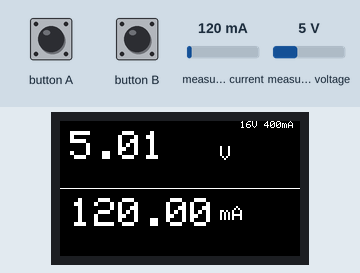
The program below on a simulated ESP32. Parts: 240×135 colour display. The test bench sets the inputs (shaded band); at power-on: measured current 120 mA, measured voltage 5 V. What the program prints to the serial monitor is not drawn.

Above: at 1.3 s.
1.4 s: button A pressed for 0.15 s
At 2.1 s:
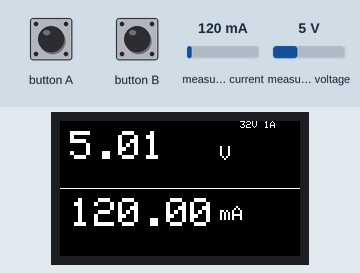
3.0 s: measured current set to 40 mA
At 4.7 s:
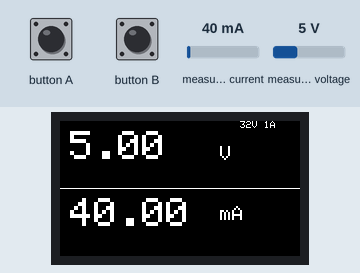
5.0 s: measured voltage set to 11.2 V
At 5.7 s:
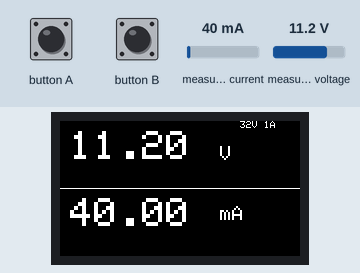
6.8 s: button A pressed for 1 s
9.3 s: measured current set to 500 mA
At 10.2 s:
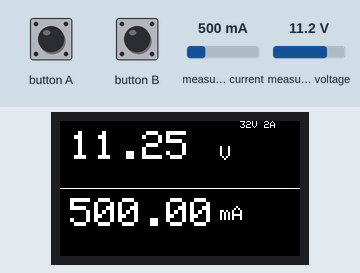
10.9 s: button A pressed for 0.15 s
At 12.0 s:
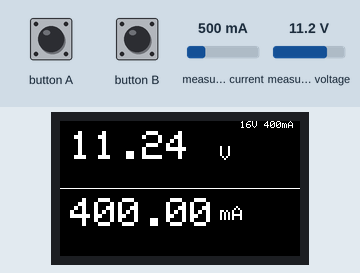
Timing chart, 0 to 13.6 s (numbered marks = the images above; inputs shaded):
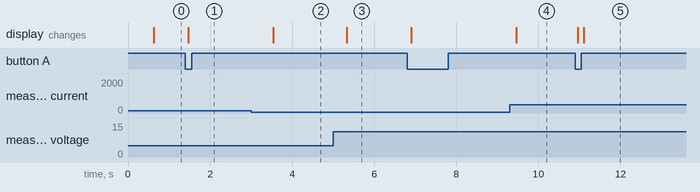

Measured:
- after the input at 1.4 s, the display: changes after 0.07 s (image 1)
- after the input at 3.0 s, the display: changes after 0.54 s (image 2)
- after the input at 5.0 s, the display: changes after 0.33 s (image 3)
- after the input at 9.3 s, the display: changes after 0.16 s (image 4)
- after the input at 10.9 s, the display: first changes after 0.06 s (image 5 shows a later state)

The program:

main.cpp
```cpp
#include <Arduino.h>
#include <Adafruit_INA219.h>
#include <M5StickCPlus.h>

Adafruit_INA219 ina219;

int currentCalibration = 0;

void displayCalibrationSetting() {
  M5.Lcd.fillRect(180, 0, 160, 10, BLACK); // Clear the area
  M5.Lcd.setCursor(180, 0);
  M5.Lcd.setTextSize(1);
  M5.Lcd.setTextColor(WHITE);
  switch (currentCalibration) {
    case 0:
      M5.Lcd.print("16V 400mA");
      break;
    case 1:
      M5.Lcd.print("32V 1A");
      break;
    case 2:
      M5.Lcd.print("32V 2A");
      break;
  }
}

void setup()
{
  // put your setup code here, to run once:

  M5.begin();

  Serial.begin(9600);

  if (!ina219.begin())
  {
    Serial.println("Failed to find INA219 chip");
    while (1)
    {
      delay(10);
    }
  }
  // Initial calibration
  ina219.setCalibration_16V_400mA();

  M5.Lcd.setRotation(1);

  M5.Lcd.fillScreen(BLACK);
  M5.Lcd.setCursor(0, 10);
  M5.Lcd.setTextColor(WHITE);

  displayCalibrationSetting();

}

void loop()
{

  static unsigned long lastScreenUpdate = 0;
  static unsigned long lastSerialUpdate = 0;
  unsigned long currentMillis = millis();

  M5.update();

  if (M5.BtnA.wasPressed())
  {
    currentCalibration = (currentCalibration + 1) % 3;
    switch (currentCalibration)
    {
    case 0:
      ina219.setCalibration_16V_400mA();
      Serial.println("Calibration set to 16V 400mA");
      break;
    case 1:
      ina219.setCalibration_32V_1A();
      Serial.println("Calibration set to 32V 1A");
      break;
    case 2:
      ina219.setCalibration_32V_2A();
      Serial.println("Calibration set to 32V 2A");
      break;
    }
    displayCalibrationSetting();
  }

  float shuntvoltage = 0;
  float busvoltage = 0;
  float current_mA = 0;
  float loadvoltage = 0;
  float power_mW = 0;

  shuntvoltage = ina219.getShuntVoltage_mV();
  busvoltage = ina219.getBusVoltage_V();
  current_mA = ina219.getCurrent_mA();
  power_mW = ina219.getPower_mW();
  loadvoltage = busvoltage + (shuntvoltage / 1000);

  if (currentMillis - lastScreenUpdate >= 500) {
    lastScreenUpdate = currentMillis;

    M5.Lcd.drawLine(0, 67, 240, 67, WHITE); // Draw a horizontal line in the middle of the screen

    // Clear previous values
    M5.Lcd.fillRect(10, 10, 150, 50, BLACK);
    M5.Lcd.fillRect(10, 77, 150, 50, BLACK);

    // Display values without units
    M5.Lcd.setTextSize(4); // Set text size to largest possible
    M5.Lcd.setCursor(10, 10);
    M5.Lcd.printf("%.2f", loadvoltage);
    M5.Lcd.setCursor(10, 77);
    M5.Lcd.printf("%.2f", current_mA);
    // Display labels
    M5.Lcd.setCursor(160, 25);
    M5.Lcd.setTextSize(2);
    M5.Lcd.printf("V");
    M5.Lcd.setCursor(160, 85);
    M5.Lcd.printf("mA");
  }

  if (currentMillis - lastSerialUpdate >= 50) {
    lastSerialUpdate = currentMillis;

    Serial.print("{");
    Serial.print("\"busvoltage\":");
    Serial.print(busvoltage);
    Serial.print(",");
    Serial.print("\"shuntvoltage\":");
    Serial.print(shuntvoltage);
    Serial.print(",");
    Serial.print("\"loadvoltage\":");
    Serial.print(loadvoltage);
    Serial.print(",");
    Serial.print("\"current_mA\":");
    Serial.print(current_mA);
    Serial.print(",");
    Serial.print("\"timestamp\":");
    Serial.print(currentMillis);
    Serial.print(",");
    Serial.print("\"power_mW\":");
    Serial.print(power_mW);
    Serial.println("}");
  }
}
```
